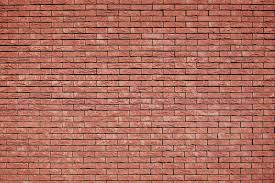
#> input picture tests/sample.jpeg, 275 x 183 px
$ python image_test.py
#> lines starting #> are read from the running program, lines starting #| are printed output that depends on the picture
# Test program for showing images

import cv2 as cv
import matplotlib.pyplot as plt

img = cv.imread("sample.jpeg",0)
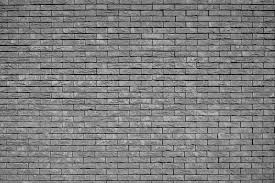
#> img: shape (183, 275); min 0, max 207, mean 125.6
cv.imshow("image", img)

k = cv.waitKey(0)
#> (key Esc is pressed here)
if k == 27:
    cv.destroyAllWindows()
elif k == ord("s"):
    cv.imwrite("sample_save.png", img)
